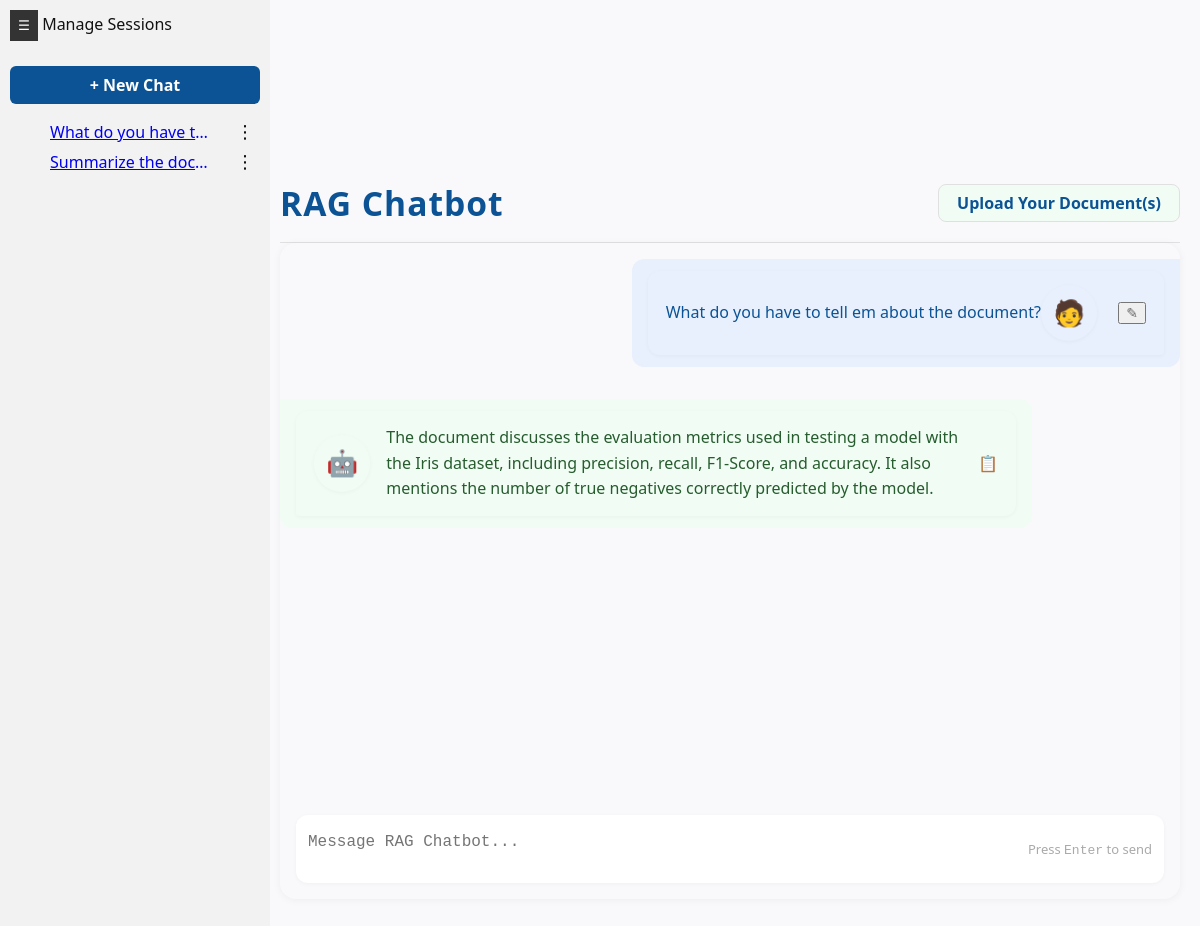
The page /session/65ad5060-d19d-4aec-9556-420239928975 on the database its author committed.
### tables this page shows
CREATE TABLE messages (
        id INTEGER PRIMARY KEY AUTOINCREMENT,
        session_id TEXT,
        sender TEXT,
        content TEXT,
        created_at TEXT,
        FOREIGN KEY(session_id) REFERENCES sessions(id)
    );

### app/ui/routes.py (the view)
@ui_blueprint.route('/session/<session_id>')
def view_session(session_id):
    flask_session['chat_session_id'] = session_id
    messages = get_messages(session_id)
    sessions = get_all_sessions()
    return render_template('index.html', messages=messages, sessions=sessions)

### app/db/session_store.py (called while the page is built)
def get_messages(session_id: str) -> List[Dict]:
    conn = sqlite3.connect(DB_PATH)
    c = conn.cursor()
    c.execute("SELECT id, sender, content, created_at FROM messages WHERE session_id = ? ORDER BY created_at", (session_id,))
    messages = [{"id": row[0], "sender": row[1], "content": row[2], "created_at": row[3]} for row in c.fetchall()]
    conn.close()
    return messages

def get_all_sessions() -> List[Dict]:
    conn = sqlite3.connect(DB_PATH)
    c = conn.cursor()
    c.execute("SELECT id, title FROM sessions ORDER BY created_at DESC")
    sessions = [{"id": row[0], "title": row[1]} for row in c.fetchall()]
    conn.close()
    return sessions

### app/ui/templates/index.html (shortened to what this page needs)
{% extends "layout.html" %} {% block styles %}
<link
  rel="stylesheet"
  href="{{ url_for('static', filename='css/sidebar.css') }}"
/>
{% endblock %} {% block content %}
<div class="gpt-chat-header">
  <h2 class="gpt-title">RAG Chatbot</h2>
  <nav class="gpt-nav">
    <a href="{{ url_for('ui.upload') }}" class="gpt-nav-link"
      >Upload Your Document(s)</a
    >
  </nav>
</div>
<div class="chat-container gpt-chat-container">
  <div class="gpt-chat-messages">
    {% for m in messages %} {% if m.sender == "user" %}
    <div
      class="message user gpt-user"
      data-message-id="{{ m.id }}"
      data-original="{{ m.content }}"
    >
      <div class="gpt-bubble gpt-bubble-user">
        <span class="gpt-user-text">{{ m.content }}</span>
        <span class="gpt-avatar user-avatar gpt-avatar-middle">🧑</span>
        <button class="edit-btn" title="Edit">✎</button>
      </div>
    </div>
    {% else %}
    <div class="message bot gpt-bot">
      <div class="gpt-bubble gpt-bubble-bot">
        <span class="gpt-avatar bot-avatar gpt-avatar-middle">🤖</span>
        {{ m.content }}<span class="copy-icon" title="Copy">📋</span>
      </div>
    </div>
    {% endif %} {% endfor %}
  </div>
  <form id="gpt-chat-form" method="POST" action="/chat" autocomplete="off">
    <div class="gpt-input-row">
      <textarea
        id="gpt-input"
        name="query"
        rows="1"
        required
        placeholder="Message RAG Chatbot..."
        autofocus
      ></textarea>
      <div class="gpt-input-hint">Press <kbd>Enter</kbd> to send</div>
    </div>
  </form>
</div>
{% endblock %}

### app/ui/templates/layout.html (shortened to what this page needs)
<!DOCTYPE html>
<html lang="en">
  <head>
    <link
      rel="stylesheet"
      href="{{ url_for('static', filename='css/styles.css') }}"
    />
    <link
      rel="stylesheet"
      href="{{ url_for('static', filename='css/chat.css') }}"
    />
    <link
      rel="stylesheet"
      href="{{ url_for('static', filename='theme.css') }}"
    />
    {% block styles %}{% endblock %}
  </head>
  <body>
    <header>
      <h1>RAG Chatbot</h1>
      <nav>
        <a href="{{ url_for('ui.upload') }}">Upload Document(s)</a>
      </nav>
    </header>
    {% include 'partials/sidebar.html' %}
    <main class="chat-main">
       {% block content %}{% endblock %}
    </main>
  </body>
</html>

### app/ui/templates/partials/sidebar.html (shortened to what this page needs)
<div id="sidebar" class="sidebar">
    <button id="toggleSidebar" class="toggle-btn">☰</button>
    Manage Sessions
    <div class="new-chat-container">
      <a href="{{ url_for('ui.new_chat') }}" class="new-chat-button">+ New Chat</a>
    </div>
    <ul class="session-list">
      {% for s in sessions %}
        <li class="session-item">
          <a href="{{ url_for('ui.view_session', session_id=s.id) }}">{{ s.title }}</a>
          <div class="kebab-menu">
            <button class="kebab-btn">⋮</button>
          </div>
        </li>
      {% endfor %}
    </ul>
  </div>

### app/ui/static/css/styles.css (style rules this page uses)
body { font-family: Arial, sans-serif; margin: 40px; background: #f9f9f9; }
header { margin-bottom: 20px; }

### app/ui/static/css/chat.css (style rules this page uses)
.chat-main { margin-left: 260px; padding: 20px; max-width: 100%; min-height: 100vh; box-sizing: border-box; }
.chat-container { display: flex; flex-direction: column; gap: 12px; }
.message { max-width: 80%; padding: 12px 16px; border-radius: 12px; line-height: 1.5; font-size: 15px; word-break: break-word; white-space: pre-wrap; }
.message.user { align-self: flex-end; background-color: #e8f0fe; color: #0b5394; border-top-right-radius: 0; }
.message.bot { align-self: flex-start; background-color: #f1fdf4; color: #265c2e; border-top-left-radius: 0; }
.copy-icon { font-size: 16px; cursor: pointer; margin-left: 10px; }
.edit-btn { font-size: 14px; cursor: pointer; margin-left: 5px; color: #666; }
.gpt-chat-container { display: flex; flex-direction: column; height: 80vh; max-width: 700px; margin: 0 auto; background: var(--bg-main, #f9f9fb); border-radius: 16px; box-shadow: var(--shadow, 0 1px 8px rgba(0, 0, 0, 0.05)); padding: 0 0 16px 0; overflow: hidden; position: relative; }
.gpt-chat-messages { flex: 1 1 auto; overflow-y: auto; padding: 0 0 8px 0; display: flex; flex-direction: column; }
.gpt-chat-header { display: flex; align-items: center; justify-content: space-between; max-width: 700px; margin: 32px auto 0 auto; padding: 0 0 16px 0; border-bottom: 1px solid #e0e0e0; }
.gpt-title { font-size: 2.1rem; font-weight: 700; color: #0b5394; margin: 0; letter-spacing: 1px; }
.gpt-nav { display: flex; gap: 18px; }
.gpt-nav-link { color: #0b5394; background: #f1fdf4; padding: 7px 18px; border-radius: 8px; font-weight: 600; text-decoration: none; font-size: 1rem; transition: background 0.18s, color 0.18s; border: 1px solid #e0e0e0; }
.gpt-user, .gpt-bot { display: flex; align-items: flex-end; margin: 16px 0; }
.gpt-user { flex-direction: row-reverse; }
.gpt-avatar { width: 40px; height: 40px; border-radius: 50%; background: #e8f0fe; color: #0b5394; display: flex; align-items: center; justify-content: center; font-size: 22px; margin: 0 12px; box-shadow: 0 1px 4px rgba(0, 0, 0, 0.04); }
.bot-avatar { background: #f1fdf4; color: #265c2e; }
.gpt-bubble { display: flex; align-items: center; background: #fff; border-radius: 12px; padding: 14px 18px; font-size: 16px; line-height: 1.6; box-shadow: 0 1px 4px rgba(0, 0, 0, 0.04); min-width: 60px; word-break: break-word; white-space: pre-wrap; width: 100%; justify-content: flex-start; }
.gpt-avatar-middle { align-self: center; margin-right: 16px; margin-left: 0; flex-shrink: 0; font-size: 1.6em; height: 2.2em; width: 2.2em; display: flex; align-items: center; justify-content: center; }
.gpt-bubble-user .gpt-avatar-middle { margin-left: 0; margin-right: 16px; }
.gpt-bubble-bot .gpt-avatar-middle { margin-right: 16px; margin-left: 0; }
.gpt-user .gpt-bubble { background: #e8f0fe; color: #0b5394; border-bottom-right-radius: 4px; }
.gpt-bot .gpt-bubble { background: #f1fdf4; color: #265c2e; border-bottom-left-radius: 4px; width: 100%; justify-content: flex-start; }
.gpt-input-row { display: flex; align-items: center; background: #fff; border-radius: 12px; box-shadow: 0 1px 4px rgba(0, 0, 0, 0.04); margin: 0 16px; padding: 8px 12px; position: sticky; bottom: 0; z-index: 2; }
#gpt-input { flex: 1; border: none; outline: none; font-size: 16px; padding: 10px 0; resize: none; background: transparent; min-height: 32px; max-height: 120px; }
.gpt-input-hint { color: #aaa; font-size: 13px; margin-left: 12px; user-select: none; }
@media (max-width: 1200px) { .gpt-chat-container, .gpt-chat-header { max-width: 98vw; } }

### app/ui/static/theme.css (style rules this page uses)
:root { --bg-main: #f9f9fb; --bg-sidebar: #ffffff; --color-primary: #0b5394; --color-success: #265c2e; --text-main: #111; --text-light: #444; --radius: 12px; --shadow: 0 1px 8px rgba(0,0,0,0.05); }
body { background-color: var(--bg-main); color: var(--text-main); font-family: "Segoe UI", sans-serif; margin: 0; }

### rows shown on the page
messages: content "What do you have to tell em about the document?"
messages: content "The document discusses the evaluation metrics used in testing a model with the Iris dataset, including precision, recall, F1-Score, and accuracy. It also mentions the number of true negatives correctly predicted by the model."

### other values the page prints
{{ s.title }} "What do you have t…"
{{ s.title }} "Summarize the doc…"
